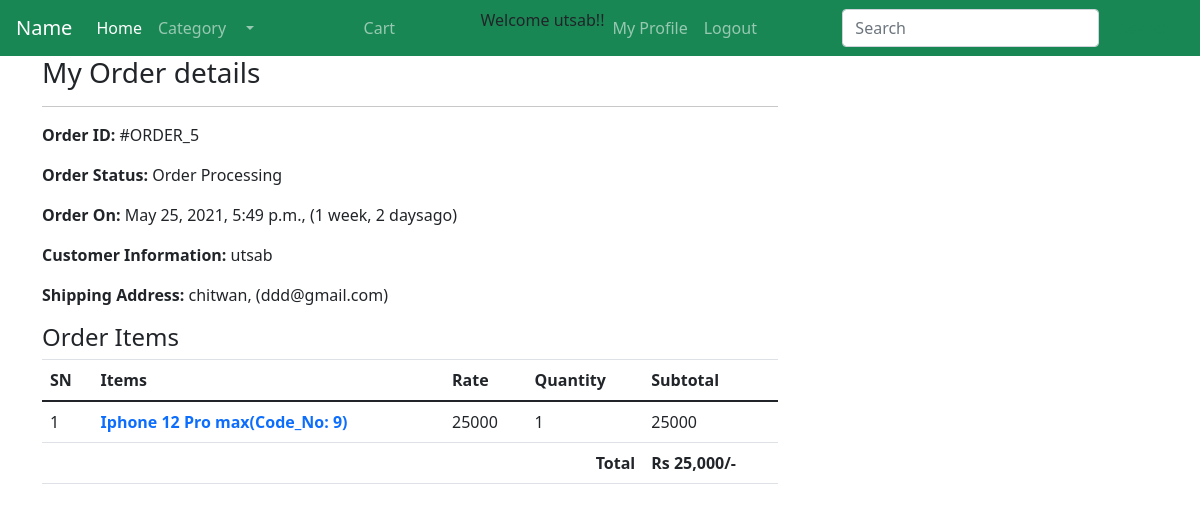
Before: /profile/order-5/ (signed in) with the older database file.
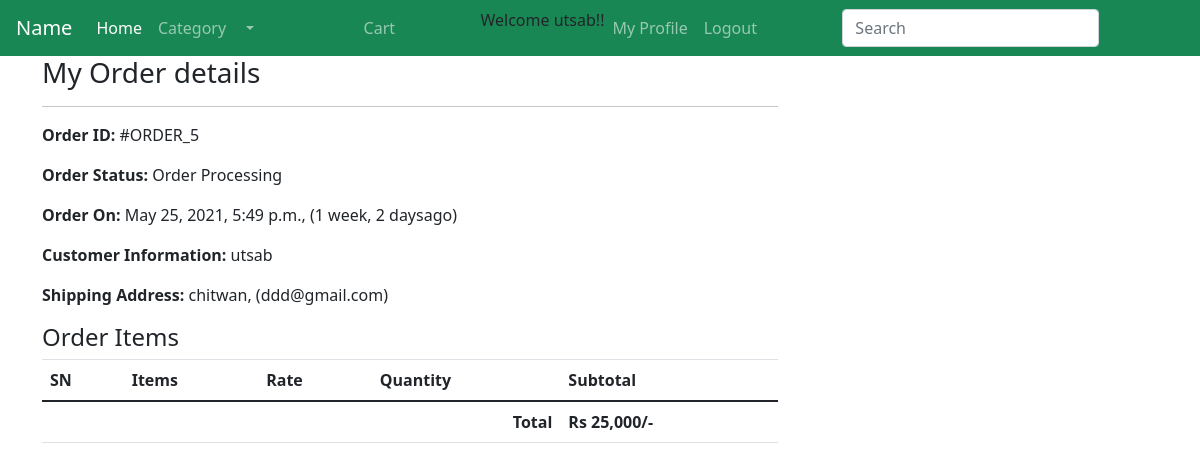
After: the same page with the newer database file.
### ecomapp/models.py (models this page shows, shortened)
class CartProduct(models.Model):
    cart = models.ForeignKey(Cart, on_delete=models.CASCADE)
    product = models.ForeignKey(Product, on_delete=models.CASCADE)
    rate = models.PositiveIntegerField()
    quantity = models.PositiveIntegerField()
    subtotal = models.PositiveIntegerField()

class Product(models.Model):
    title = models.CharField(max_length=100)
    slug = models.SlugField(unique=True)
    category = models.ForeignKey(Category, on_delete=models.CASCADE)
    image = models.ImageField(upload_to='product_image', null=True)
    market_price = models.PositiveIntegerField()
    selling_price = models.PositiveIntegerField()
    description = models.TextField()
    warrenty = models.CharField(max_length=100, null=True, blank=True)
    return_policy = models.CharField(max_length=100, null=True, blank=True)
    view_count = models.PositiveIntegerField(default=0)
    def __str__(self):
        return self.title

### ecomapp/views.py (the view)
# urls.py: path("profile/order-<int:pk>/", views.CustomerOrderDetailView.as_view(), name="customerorderdetail"),
class CustomerOrderDetailView(DetailView):
    template_name = "ecomapp/customerorderdetail.html"
    model = Order
    context_object_name = "ord_obj"
    def dispatch(self, request, *args, **kwargs):
        if request.user.is_authenticated and Customer.objects.filter(user=request.user).exists():
            order_id = self.kwargs["pk"]
            order = Order.objects.get(id=order_id)
            if request.user.customer != order.cart.customer:
                return redirect("ecomapp:customerprofile")
        else:
            return redirect("/login/?next=/profile/")
        return super().dispatch(request, *args, **kwargs)

### ecomapp/TEMPLATES/ecomapp/customerorderdetail.html
{% extends 'includes/base.html' %}
{% load humanize %}
{% block content %}
<div class="container">
    <div class="row">
    <div class="col-md-8 max-auto">
        <h3>My Order details</h3><hr>
        <p><span class="font-weight-bold">Order ID: </span> #ORDER_{{ord_obj.id}}</p>
        <p><span class="font-weight-bold">Order Status: </span>{{ord_obj.order_status}}</p>
        <p><span class="font-weight-bold">Order On: </span>{{ord_obj.created}}, ({{ord_obj.created|timesince}}ago)</p>
        <p><span class="font-weight-bold">Customer Information: </span>{{ord_obj.order_by}}</p>
        <p><span class="font-weight-bold">Shipping Address: </span>{{ord_obj.shipping_address}}, ({{ord_obj.Email}})</p>
        <h4>Order Items</h4>
        <table class="table">
            <thead>
            <tr>
                <th>SN</th>
                <th>Items</th>
                <th>Rate</th>
                <th>Quantity</th>
                <th>Subtotal</th>
            </tr>
            </thead>
            <tbody>
            {% for cp in ord_obj.cart.cartproduct_set.all %}
                <tr>
                    <td>{{forloop.counter}}</td>
                    <td><a class="font-weight-bold" style='text-decoration:none' target = "blank"  href="{% url 'ecomapp:product-details' cp.product.slug %}" >{{cp.product}}(Code_No: {{cp.product.id}})</a></td>
                    <td>{{cp.rate}}</td>
                    <td>{{cp.quantity}}</td>
                    <td>{{cp.subtotal}}</td>
                </tr>
            {% endfor %}
            <tr>
                <th colspan="4" class="text-right">Total</th>
                <th>Rs {{ord_obj.total|intcomma}}/-</th>
            </tr>
            </tbody>
        </table>
    </div>
    </div>
</div>
{% endblock %}

Changed rows visible on the page:
removed CartProduct: product "Iphone 12 Pro max", product.id "9", rate "25000", quantity "1", subtotal "25000"
